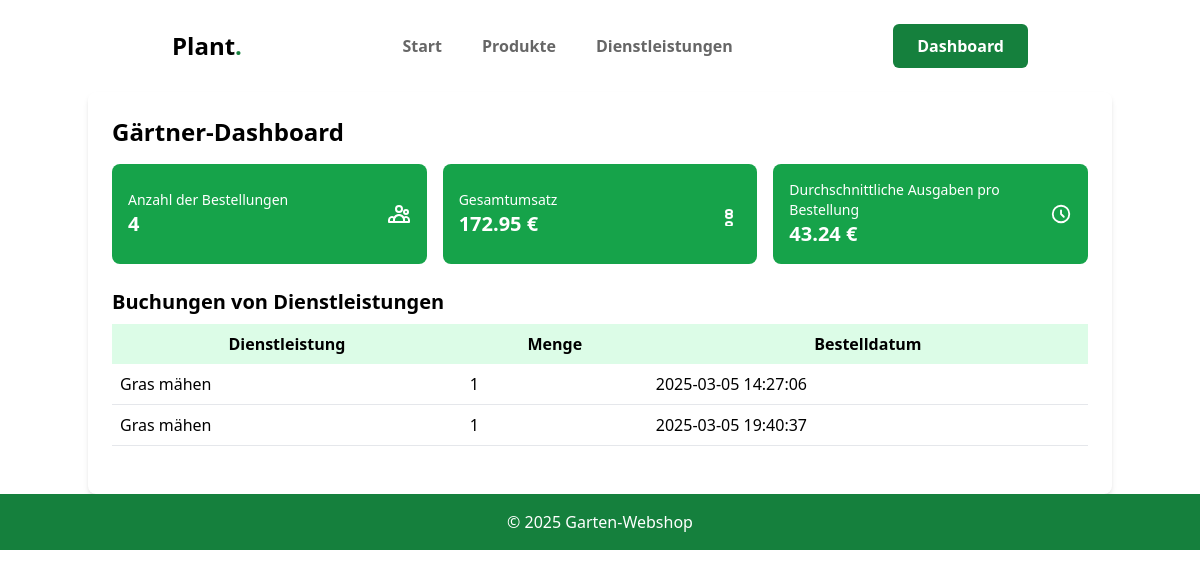
/gardener_dashboard.php (signed in), run on the app's committed database.
### tables this page shows
CREATE TABLE `order_items` (
  `id` int(11) NOT NULL AUTO_INCREMENT,
  `order_id` int(11) NOT NULL,
  `product_id` int(11) DEFAULT NULL,
  `service_id` int(11) DEFAULT NULL,
  `quantity` int(11) NOT NULL DEFAULT 1,
  PRIMARY KEY (`id`),
  KEY `order_id` (`order_id`),
  KEY `product_id` (`product_id`),
  KEY `service_id` (`service_id`),
  CONSTRAINT `order_items_ibfk_1` FOREIGN KEY (`order_id`) REFERENCES `orders` (`id`) ON DELETE CASCADE,
  CONSTRAINT `order_items_ibfk_2` FOREIGN KEY (`product_id`) REFERENCES `products` (`id`),
  CONSTRAINT `order_items_ibfk_3` FOREIGN KEY (`service_id`) REFERENCES `services` (`id`),
  CONSTRAINT `CONSTRAINT_1` CHECK (`product_id` is not null or `service_id` is not null)
);

CREATE TABLE `services` (
  `id` int(11) NOT NULL AUTO_INCREMENT,
  `name` varchar(255) NOT NULL,
  `description` text DEFAULT NULL,
  `price` decimal(10,2) NOT NULL,
  PRIMARY KEY (`id`)
);

CREATE TABLE `orders` (
  `id` int(11) NOT NULL AUTO_INCREMENT,
  `user_id` int(11) NOT NULL,
  `order_date` datetime DEFAULT current_timestamp(),
  PRIMARY KEY (`id`),
  KEY `user_id` (`user_id`),
  CONSTRAINT `orders_ibfk_1` FOREIGN KEY (`user_id`) REFERENCES `users` (`id`)
);

### gardener_dashboard.php (the view, shortened to what this page needs)
<?php
$db = new mysqli("localhost", "root", "1337", "garden_shop");
$total_orders_query = $db->query("SELECT COUNT(*) AS total_orders FROM orders");
$total_orders = $total_orders_query->fetch_assoc()['total_orders'];
$total_income_query = $db->query("
    SELECT SUM(oi.quantity * COALESCE(p.price, s.price)) AS total_income
    FROM order_items oi
    LEFT JOIN products p ON oi.product_id = p.id
    LEFT JOIN services s ON oi.service_id = s.id
");
$total_income = $total_income_query->fetch_assoc()['total_income'] ?? 0;
$average_spending_query = $db->query("
    SELECT AVG(order_total) AS average_spending
    FROM (
        SELECT SUM(oi.quantity * COALESCE(p.price, s.price)) AS order_total
        FROM order_items oi
        LEFT JOIN products p ON oi.product_id = p.id
        LEFT JOIN services s ON oi.service_id = s.id
        GROUP BY oi.order_id
    ) AS order_totals
");
$average_spending = $average_spending_query->fetch_assoc()['average_spending'] ?? 0;
$services_booked_query = $db->query("
    SELECT o.order_date, s.name AS service_name, oi.quantity
    FROM order_items oi
    JOIN services s ON oi.service_id = s.id
    JOIN orders o ON oi.order_id = o.id
    WHERE oi.service_id IS NOT NULL
    ORDER BY o.order_date ASC
");
$services_booked = $services_booked_query->fetch_all(MYSQLI_ASSOC);
?>
<!DOCTYPE html>
<html lang="en">
<head>
    <script src="https://cdn.tailwindcss.com"></script>
</head>
<body class="bg-white">
  <?php include 'navbar.php'; ?>
    <div class="container mx-auto bg-white rounded-lg shadow-md p-6">
        <h1 class="text-2xl font-bold mb-4">Gärtner-Dashboard</h1>
        <div class="grid grid-cols-1 md:grid-cols-3 gap-4 mb-6">
            <div class="bg-green-600 hover:bg-green-500 hover:scale-105 transition-all duration-150 text-white p-4 rounded-lg flex items-center justify-between">
                <div>
                    <p class="text-sm font-medium">Anzahl der Bestellungen</p>
                    <p class="text-xl font-bold"><?php echo htmlspecialchars($total_orders); ?></p>
                </div>
            </div>
            <div class="bg-green-600 hover:bg-green-500 hover:scale-105 transition-all duration-150 text-white p-4 rounded-lg flex items-center justify-between">
                <div>
                    <p class="text-sm font-medium">Gesamtumsatz</p>
                    <p class="text-xl font-bold"><?php echo number_format($total_income, 2) . ' €'; ?></p>
                </div>
            </div>
            <div class="bg-green-600 hover:bg-green-500 hover:scale-105 transition-all duration-150 text-white p-4 rounded-lg flex items-center justify-between">
                <div>
                    <p class="text-sm font-medium">Durchschnittliche Ausgaben pro Bestellung</p>
                    <p class="text-xl font-bold"><?php echo number_format($average_spending, 2) . ' €'; ?></p>
                </div>
                <svg xmlns="http://www.w3.org/2000/svg" class="h-6 w-6" fill="none" viewBox="0 0 24 24" stroke="currentColor">
                    <path stroke-linecap="round" stroke-linejoin="round" stroke-width="2" d="M12 8v4l3 3m6-3a9 9 0 11-18 0 9 9 0 0118 0z" />
                </svg>
            </div>
        </div>
        <div class="mb-6">
            <h2 class="text-xl font-semibold mb-2">Buchungen von Dienstleistungen</h2>
            <?php if (empty($services_booked)): ?>
                <p>Es wurden noch keine Dienstleistungen gebucht.</p>
            <?php else: ?>
                <table class="w-full border-collapse">
                    <thead>
                        <tr class="bg-green-100">
                            <th class="p-2">Dienstleistung</th>
                            <th class="p-2">Menge</th>
                            <th class="p-2">Bestelldatum</th>
                        </tr>
                    </thead>
                    <tbody>
                        <?php foreach ($services_booked as $service): ?>
                            <tr class="border-b">
                                <td class="p-2"><?php echo htmlspecialchars($service['service_name']); ?></td>
                                <td class="p-2"><?php echo htmlspecialchars($service['quantity']); ?></td>
                                <td class="p-2"><?php echo htmlspecialchars($service['order_date']); ?></td>
                            </tr>
                        <?php endforeach; ?>
                    </tbody>
                </table>
            <?php endif; ?>
        </div>
    </div>
<footer class="bg-green-700 text-white p-4">
        <div class="container mx-auto text-center">
            <p>&copy; 2025 Garten-Webshop</p>
        </div>
    </footer>
</body>
</html>

### data on the page
order_items: service.name "Gras mähen", quantity "1", order.order_date "2025-03-05 14:27:06"
order_items: service.name "Gras mähen", quantity "1", order.order_date "2025-03-05 19:40:37"

### other printed values
$total_orders "4"
$total_income "172.95"
$average_spending "43.24"
